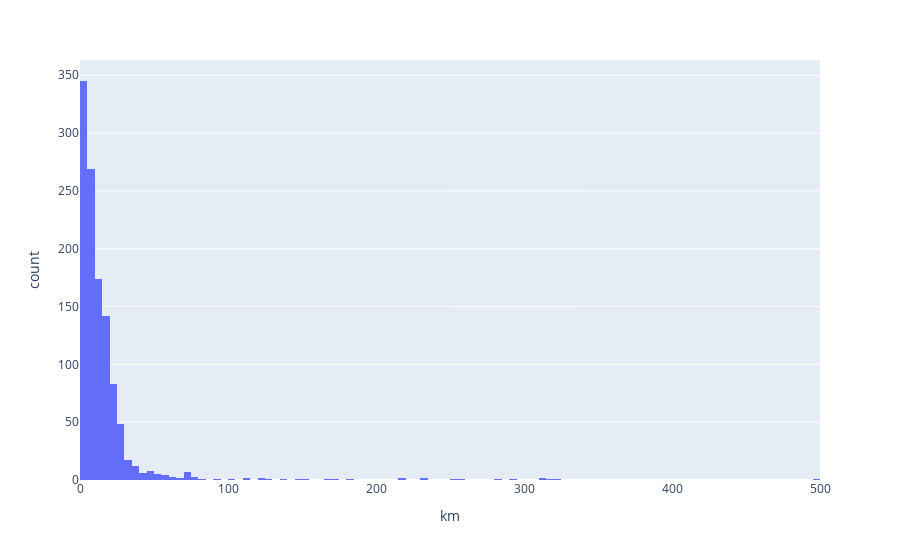

The code cell stored with this chart in its notebook:
### Code cell
px.histogram(df,x='km',nbins=100)

### Figure 1 — Plotly figure (JSON) as saved in the notebook; plotly's stock layout.template omitted (floating-point values rounded to 4 significant figures; data arrays with more than 128 entries replaced by an {"elided": "..."} marker saying what was removed)
{"data": [{"alignmentgroup": "True", "bingroup": "x", "hovertemplate": "km=%{x}<br>count=%{y}<extra></extra>", "legendgroup": "", "marker": {"color": "#636efa", "pattern": {"shape": ""}}, "name": "", "nbinsx": 100, "offsetgroup": "", "orientation": "v", "showlegend": false, "type": "histogram", "x": {"elided": "1155 float values"}, "xaxis": "x", "yaxis": "y"}], "layout": {"barmode": "relative", "legend": {"tracegroupgap": 0}, "margin": {"t": 60}, "xaxis": {"anchor": "y", "domain": [0, 1], "title": {"text": "km"}}, "yaxis": {"anchor": "x", "domain": [0, 1], "title": {"text": "count"}}}}
